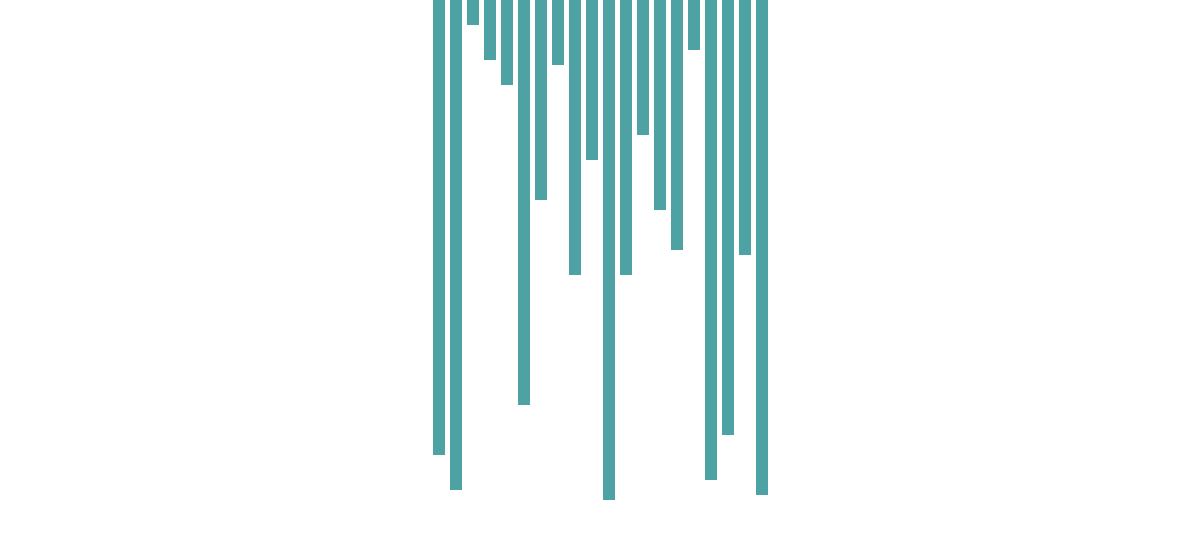
Frame 1 (no input)
Frame 60 (no input): identical to frame 1, image omitted
Frame 120 (the mouse pressed at the canvas centre since frame 60): identical to frame 1, image omitted

The p5.js sketch that drew this single still picture (run headless with seeded random() and noise() and a simulated clock; from frame 60 on, the mouse is pressed at the canvas centre):

// p5.js sketch
// ── sketch.js

/*
*** Selection Sort ***
-	Orders values repetitively putting a particular value into its
  final position
-	Find the smallest value in the list
-	Switch it with the value in the 1st position
-	Find the next smallest value
-	Switch it with the value in the 2nd position
-	Repeat until all values are sorted
*/

let numbers = new Array(20);  // numbers to be sorted
let sortedListLength = 0;
let currentIndex = 0;
let nextSmallestIndex = null;  // holds the next smallest number's index in the list
let sorted = true;  // true initially and once list is sorted
let sortNumbers = false;  // true once sort button is pressed

// buttons for sorting and generating new numbers
let newNumbersButton;
let sortButton;

// width and height of the canvas
let w = window.innerWidth;
let h = 550;

// centers the bars that represent the numbers in the array
let start_x = w/2 - Math.floor((numbers.length-1) * 17 / 2);

function setup() {
  createCanvas(w, h);

  // sets up numbers array with random numbers (1-100)
  for (let i = 0; i < numbers.length; i++) {
    numbers[i] = Math.ceil(Math.random() * 100);
  }
  console.log("Initial Numbers: " + numbers);

  // sets the frame rate, used to control the speed of the animation
  frameRate(30);
}

function getRandomNumbers(newNumbersButton_id, sizeInput_id) {
  var newNumbersButton = document.getElementById(newNumbersButton_id);
  newNumbersButton.style.opacity =  "0.5";

  if (sorted) {
    var size = document.getElementById(sizeInput_id).value;
    if (numbers.length != size && size != '' && size > 0) {
      numbers = Array(int(size));
      start_x = w/2 - Math.floor((numbers.length-1) * 17 / 2);
    }

    // sets up numbers array with random numbers (1-100)
    for (let i = 0; i < numbers.length; i++) {
      numbers[i] = Math.ceil(Math.random() * 100);
    }
    console.log("Initial Numbers: " + numbers);
  }
}

function doSort(sortButton_id, speedInput_id) {
  var sortButton = document.getElementById(sortButton_id);
  sortButton.style.opacity =  "0.5";

  var speed = document.getElementById(speedInput_id).value;
  if (speed != '' && speed >= 1) {
    frameRate(int(speed));
  }

  if (sorted) {
    sorted = false;
    sortNumbers = true;
    sortedListLength = 0;
    currentIndex = 0;
  }
}

function changeOpacity(id) {
    var element = document.getElementById(id);
    element.style.opacity =  "1";
}

function draw() {// background of canvas
  background(255);
  // line width
  strokeWeight(12);
  // rounds ends of lines
  strokeCap(SQUARE);

  for (let i = 0; i < numbers.length; i++) {
    if (i == currentIndex) {
      if (!sorted && sortNumbers) {
        // sets stroke color to light gray for numbers being compared
        stroke(130, 130, 130);
      } else {
        stroke(78, 162, 163);
      }
    } else {
      // sets stroke color to teal for numbers not being compared
      stroke(78, 162, 163);
    }

    let x = i * 17 + start_x;
    let length = numbers[i] * 5;
    line(x, 0, x, length);
  }

  if (!sorted && sortNumbers) {
    selectionSort();
  }
}

function selectionSort() {
  // finds the next smallest number's index
  if (numbers[currentIndex] <= numbers[nextSmallestIndex] || nextSmallestIndex == null) {
    nextSmallestIndex = currentIndex;
  }

  // if it reached the end of the list
  if (currentIndex == numbers.length-1) {
    // inserts the next smallest number into the sorted sublist
    let temp = numbers[nextSmallestIndex];
    numbers[nextSmallestIndex] = numbers[sortedListLength]
    numbers[sortedListLength] = temp;

    // resets next smallest index to null
    nextSmallestIndex = null;

    // increments the sorted list size and sets current index to that number
    sortedListLength++;
    currentIndex = sortedListLength;

    if (sortedListLength == numbers.length) {
      sorted = true;
    }
  } else {
    // increments the current index
    currentIndex++;
  }
}
